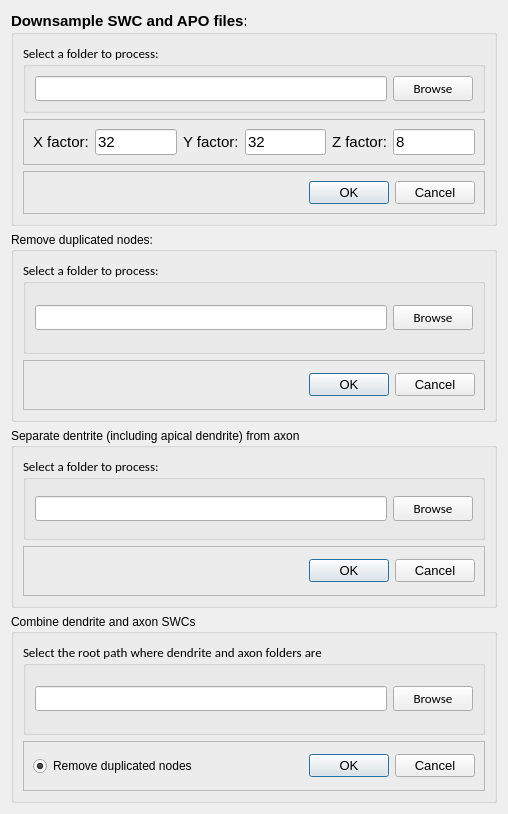
         <widget class="QWidget" name="scrollAreaWidgetContents_2">
          <property name="geometry">
           <rect>
            <x>0</x>
            <y>0</y>
            <width>508</width>
            <height>814</height>
           </rect>
          </property>
          <layout class="QVBoxLayout" name="verticalLayout_8">
           <item>
            <widget class="QGroupBox" name="groupBox_7">
             <property name="minimumSize">
              <size>
               <width>0</width>
               <height>0</height>
              </size>
             </property>
             <property name="maximumSize">
              <size>
               <width>600</width>
               <height>240</height>
              </size>
             </property>
             <property name="font">
              <font>
               <pointsize>11</pointsize>
               <weight>75</weight>
               <bold>true</bold>
              </font>
             </property>
             <property name="whatsThis">
              <string/>
             </property>
             <property name="title">
              <string>Downsample SWC and APO files:</string>
             </property>
             <property name="flat">
              <bool>false</bool>
             </property>
             <layout class="QVBoxLayout" name="verticalLayout_7">
              <item>
               <widget class="QGroupBox" name="groupBox_8">
                <property name="minimumSize">
                 <size>
                  <width>0</width>
                  <height>0</height>
                 </size>
                </property>
                <property name="maximumSize">
                 <size>
                  <width>500</width>
                  <height>100</height>
                 </size>
                </property>
                <property name="font">
                 <font>
                  <family>Calibri</family>
                  <pointsize>10</pointsize>
                  <weight>50</weight>
                  <bold>false</bold>
                 </font>
                </property>
                <property name="title">
                 <string>Select a folder to process:</string>
                </property>
                <layout class="QHBoxLayout" name="horizontalLayout_7">
                 <item>
                  <widget class="QLineEdit" name="lineEdit_4">
                   <property name="minimumSize">
                    <size>
                     <width>350</width>
                     <height>0</height>
                    </size>
                   </property>
                   <property name="maximumSize">
                    <size>
                     <width>400</width>
                     <height>16777215</height>
                    </size>
                   </property>
                   <property name="font">
                    <font>
                     <weight>50</weight>
                     <bold>false</bold>
                    </font>
                   </property>
                  </widget>
                 </item>
                 <item>
                  <widget class="QPushButton" name="pushButton_5">
                   <property name="maximumSize">
                    <size>
                     <width>80</width>
                     <height>16777215</height>
                    </size>
                   </property>
                   <property name="font">
                    <font>
                     <pointsize>10</pointsize>
                     <weight>50</weight>
                     <bold>false</bold>
                    </font>
                   </property>
                   <property name="text">
                    <string>Browse</string>
                   </property>
                  </widget>
                 </item>
                </layout>
               </widget>
              </item>
              <item>
               <widget class="QFrame" name="frame_5">
                <property name="maximumSize">
                 <size>
                  <width>16777215</width>
                  <height>50</height>
                 </size>
                </property>
                <property name="frameShape">
                 <enum>QFrame::StyledPanel</enum>
                </property>
                <property name="frameShadow">
                 <enum>QFrame::Raised</enum>
                </property>
                <layout class="QHBoxLayout" name="horizontalLayout_9">
                 <item>
                  <widget class="QLabel" name="label">
                   <property name="font">
                    <font>
                     <weight>50</weight>
                     <bold>false</bold>
                    </font>
                   </property>
                   <property name="text">
                    <string>X factor:</string>
                   </property>
                  </widget>
                 </item>
                 <item>
                  <widget class="QLineEdit" name="lineEdit_5">
                   <property name="font">
                    <font>
                     <weight>50</weight>
                     <bold>false</bold>
                    </font>
                   </property>
                   <property name="text">
                    <string>32</string>
                   </property>
                  </widget>
                 </item>
                 <item>
                  <spacer name="horizontalSpacer_5">
                   <property name="orientation">
                    <enum>Qt::Horizontal</enum>
                   </property>
                   <property name="sizeHint" stdset="0">
                    <size>
                     <width>40</width>
                     <height>20</height>
                    </size>
                   </property>
                  </spacer>
                 </item>
                 <item>
                  <widget class="QLabel" name="label_2">
                   <property name="font">
                    <font>
                     <weight>50</weight>
                     <bold>false</bold>
                    </font>
                   </property>
                   <property name="text">
                    <string>Y factor:</string>
                   </property>
                  </widget>
                 </item>
                 <item>
                  <widget class="QLineEdit" name="lineEdit_6">
                   <property name="font">
                    <font>
                     <weight>50</weight>
                     <bold>false</bold>
                    </font>
                   </property>
                   <property name="text">
                    <string>32</string>
                   </property>
                  </widget>
                 </item>
                 <item>
                  <spacer name="horizontalSpacer_6">
                   <property name="orientation">
                    <enum>Qt::Horizontal</enum>
                   </property>
                   <property name="sizeHint" stdset="0">
                    <size>
                     <width>40</width>
                     <height>20</height>
                    </size>
                   </property>
                  </spacer>
                 </item>
                 <item>
                  <widget class="QLabel" name="label_3">
                   <property name="font">
                    <font>
                     <weight>50</weight>
                     <bold>false</bold>
                    </font>
                   </property>
                   <property name="text">
                    <string>Z factor:</string>
                   </property>
                  </widget>
                 </item>
                 <item>
                  <widget class="QLineEdit" name="lineEdit_7">
                   <property name="font">
                    <font>
                     <weight>50</weight>
                     <bold>false</bold>
                    </font>
                   </property>
                   <property name="text">
                    <string>8</string>
                   </property>
                  </widget>
                 </item>
                </layout>
               </widget>
              </item>
              <item>
               <widget class="QFrame" name="frame_4">
                <property name="maximumSize">
                 <size>
                  <width>500</width>
                  <height>50</height>
                 </size>
                </property>
                <property name="frameShape">
                 <enum>QFrame::StyledPanel</enum>
                </property>
                <property name="frameShadow">
                 <enum>QFrame::Raised</enum>
                </property>
                <layout class="QHBoxLayout" name="horizontalLayout_8">
                 <item>
                  <spacer name="horizontalSpacer_4">
                   <property name="orientation">
                    <enum>Qt::Horizontal</enum>
                   </property>
                   <property name="sizeHint" stdset="0">
                    <size>
                     <width>259</width>
                     <height>20</height>
                    </size>
                   </property>
                  </spacer>
                 </item>
                 <item>
                  <widget class="QDialogButtonBox" name="buttonBox_4">
                   <property name="maximumSize">
                    <size>
                     <width>180</width>
                     <height>16777215</height>
                    </size>
                   </property>
                   <property name="font">
                    <font>
                     <pointsize>10</pointsize>
                     <weight>50</weight>
                     <bold>false</bold>
                    </font>
                   </property>
                   <property name="orientation">
                    <enum>Qt::Horizontal</enum>
                   </property>
                   <property name="standardButtons">
                    <set>QDialogButtonBox::Cancel|QDialogButtonBox::Ok</set>
                   </property>
                  </widget>
                 </item>
                </layout>
               </widget>
              </item>
             </layout>
            </widget>
           </item>
           <item>
            <widget class="QGroupBox" name="groupBox_12">
             <property name="minimumSize">
              <size>
               <width>0</width>
               <height>180</height>
              </size>
             </property>
             <property name="title">
              <string>Remove duplicated nodes:</string>
             </property>
             <layout class="QVBoxLayout" name="verticalLayout_11">
              <item>
               <widget class="QGroupBox" name="groupBox_13">
                <property name="minimumSize">
                 <size>
                  <width>0</width>
                  <height>0</height>
                 </size>
                </property>
                <property name="maximumSize">
                 <size>
                  <width>500</width>
                  <height>100</height>
                 </size>
                </property>
                <property name="font">
                 <font>
                  <family>Calibri</family>
                  <pointsize>10</pointsize>
                  <weight>50</weight>
                  <bold>false</bold>
                 </font>
                </property>
                <property name="title">
                 <string>Select a folder to process:</string>
                </property>
                <layout class="QHBoxLayout" name="horizontalLayout_17">
                 <item>
                  <widget class="QLineEdit" name="lineEdit_12">
                   <property name="minimumSize">
                    <size>
                     <width>350</width>
                     <height>0</height>
                    </size>
                   </property>
                   <property name="maximumSize">
                    <size>
                     <width>400</width>
                     <height>16777215</height>
                    </size>
                   </property>
                   <property name="font">
                    <font>
                     <weight>50</weight>
                     <bold>false</bold>
                    </font>
                   </property>
                  </widget>
                 </item>
                 <item>
                  <widget class="QPushButton" name="pushButton_9">
                   <property name="maximumSize">
                    <size>
                     <width>80</width>
                     <height>16777215</height>
                    </size>
                   </property>
                   <property name="font">
                    <font>
                     <pointsize>10</pointsize>
                     <weight>50</weight>
                     <bold>false</bold>
                    </font>
                   </property>
                   <property name="text">
                    <string>Browse</string>
                   </property>
                  </widget>
                 </item>
                </layout>
               </widget>
              </item>
              <item>
               <widget class="QFrame" name="frame_9">
                <property name="maximumSize">
                 <size>
                  <width>500</width>
                  <height>50</height>
                 </size>
                </property>
                <property name="frameShape">
                 <enum>QFrame::StyledPanel</enum>
                </property>
                <property name="frameShadow">
                 <enum>QFrame::Raised</enum>
                </property>
                <layout class="QHBoxLayout" name="horizontalLayout_15">
                 <item>
                  <spacer name="horizontalSpacer_10">
                   <property name="orientation">
                    <enum>Qt::Horizontal</enum>
                   </property>
                   <property name="sizeHint" stdset="0">
                    <size>
                     <width>259</width>
                     <height>20</height>
                    </size>
                   </property>
                  </spacer>
                 </item>
                 <item>
                  <widget class="QDialogButtonBox" name="buttonBox_7">
                   <property name="maximumSize">
                    <size>
                     <width>180</width>
                     <height>16777215</height>
                    </size>
                   </property>
                   <property name="font">
                    <font>
                     <pointsize>10</pointsize>
                     <weight>50</weight>
                     <bold>false</bold>
                    </font>
                   </property>
                   <property name="orientation">
                    <enum>Qt::Horizontal</enum>
                   </property>
                   <property name="standardButtons">
                    <set>QDialogButtonBox::Cancel|QDialogButtonBox::Ok</set>
                   </property>
                  </widget>
                 </item>
                </layout>
               </widget>
              </item>
             </layout>
            </widget>
           </item>
           <item>
            <widget class="QGroupBox" name="groupBox_5">
             <property name="maximumSize">
              <size>
               <width>16777215</width>
               <height>180</height>
              </size>
             </property>
             <property name="title">
              <string>Separate dentrite (including apical dendrite) from axon</string>
             </property>
             <layout class="QVBoxLayout" name="verticalLayout_4">
              <item>
               <widget class="QGroupBox" name="groupBox_10">
                <property name="minimumSize">
                 <size>
                  <width>0</width>
                  <height>0</height>
                 </size>
                </property>
                <property name="maximumSize">
                 <size>
                  <width>500</width>
                  <height>100</height>
                 </size>
                </property>
                <property name="font">
                 <font>
                  <family>Calibri</family>
                  <pointsize>10</pointsize>
                  <weight>50</weight>
                  <bold>false</bold>
                 </font>
                </property>
                <property name="title">
                 <string>Select a folder to process:</string>
                </property>
                <layout class="QHBoxLayout" name="horizontalLayout_12">
                 <item>
                  <widget class="QLineEdit" name="lineEdit_10">
                   <property name="minimumSize">
                    <size>
                     <width>350</width>
                     <height>0</height>
                    </size>
                   </property>
                   <property name="maximumSize">
                    <size>
                     <width>400</width>
                     <height>16777215</height>
                    </size>
                   </property>
                   <property name="font">
                    <font>
                     <weight>50</weight>
                     <bold>false</bold>
                    </font>
                   </property>
                  </widget>
                 </item>
                 <item>
                  <widget class="QPushButton" name="pushButton_7">
                   <property name="maximumSize">
                    <size>
                     <width>80</width>
                     <height>16777215</height>
                    </size>
                   </property>
                   <property name="font">
                    <font>
                     <pointsize>10</pointsize>
                     <weight>50</weight>
                     <bold>false</bold>
                    </font>
                   </property>
                   <property name="text">
                    <string>Browse</string>
                   </property>
                  </widget>
                 </item>
                </layout>
               </widget>
              </item>
              <item>
               <widget class="QFrame" name="frame_7">
                <property name="maximumSize">
                 <size>
                  <width>500</width>
                  <height>50</height>
                 </size>
                </property>
                <property name="frameShape">
                 <enum>QFrame::StyledPanel</enum>
                </property>
                <property name="frameShadow">
                 <enum>QFrame::Raised</enum>
                </property>
                <layout class="QHBoxLayout" name="horizontalLayout_13">
                 <item>
                  <spacer name="horizontalSpacer_8">
                   <property name="orientation">
                    <enum>Qt::Horizontal</enum>
                   </property>
                   <property name="sizeHint" stdset="0">
                    <size>
                     <width>259</width>
                     <height>20</height>
                    </size>
                   </property>
                  </spacer>
                 </item>
                 <item>
                  <widget class="QDialogButtonBox" name="buttonBox_5">
                   <property name="maximumSize">
                    <size>
                     <width>180</width>
                     <height>16777215</height>
                    </size>
                   </property>
                   <property name="font">
                    <font>
                     <pointsize>10</pointsize>
                     <weight>50</weight>
                     <bold>false</bold>
                    </font>
                   </property>
                   <property name="orientation">
                    <enum>Qt::Horizontal</enum>
                   </property>
                   <property name="standardButtons">
                    <set>QDialogButtonBox::Cancel|QDialogButtonBox::Ok</set>
                   </property>
                  </widget>
                 </item>
                </layout>
               </widget>
              </item>
             </layout>
            </widget>
           </item>
           <item>
            <widget class="QGroupBox" name="groupBox_6">
             <property name="maximumSize">
              <size>
               <width>16777215</width>
               <height>255</height>
              </size>
             </property>
             <property name="title">
              <string>Combine dendrite and axon SWCs</string>
             </property>
             <layout class="QVBoxLayout" name="verticalLayout_10">
              <item>
               <widget class="QGroupBox" name="groupBox_11">
                <property name="minimumSize">
                 <size>
                  <width>0</width>
                  <height>0</height>
                 </size>
                </property>
                <property name="maximumSize">
                 <size>
                  <width>500</width>
                  <height>100</height>
                 </size>
                </property>
                <property name="font">
                 <font>
                  <family>Calibri</family>
                  <pointsize>10</pointsize>
                  <weight>50</weight>
                  <bold>false</bold>
                 </font>
                </property>
                <property name="title">
                 <string>Select the root path where dendrite and axon folders are</string>
                </property>
                <layout class="QHBoxLayout" name="horizontalLayout_14">
                 <item>
                  <widget class="QLineEdit" name="lineEdit_11">
                   <property name="minimumSize">
                    <size>
                     <width>350</width>
                     <height>0</height>
                    </size>
                   </property>
                   <property name="maximumSize">
                    <size>
                     <width>400</width>
                     <height>16777215</height>
                    </size>
                   </property>
                   <property name="font">
                    <font>
                     <weight>50</weight>
                     <bold>false</bold>
                    </font>
                   </property>
                  </widget>
                 </item>
                 <item>
                  <widget class="QPushButton" name="pushButton_8">
                   <property name="maximumSize">
                    <size>
                     <width>80</width>
                     <height>16777215</height>
                    </size>
                   </property>
                   <property name="font">
                    <font>
                     <pointsize>10</pointsize>
                     <weight>50</weight>
                     <bold>false</bold>
                    </font>
                   </property>
                   <property name="text">
                    <string>Browse</string>
                   </property>
                  </widget>
                 </item>
                </layout>
               </widget>
              </item>
              <item>
               <widget class="QFrame" name="frame_8">
                <property name="maximumSize">
                 <size>
                  <width>500</width>
                  <height>50</height>
                 </size>
                </property>
                <property name="frameShape">
                 <enum>QFrame::StyledPanel</enum>
                </property>
                <property name="frameShadow">
                 <enum>QFrame::Raised</enum>
                </property>
                <layout class="QHBoxLayout" name="horizontalLayout_16">
                 <item>
                  <widget class="QRadioButton" name="radioButton_2">
                   <property name="font">
                    <font>
                     <weight>50</weight>
                     <bold>false</bold>
                    </font>
                   </property>
                   <property name="text">
                    <string>Remove duplicated nodes</string>
                   </property>
                   <property name="checked">
                    <bool>true</bool>
                   </property>
                  </widget>
                 </item>
                 <item>
                  <spacer name="horizontalSpacer_9">
                   <property name="orientation">
                    <enum>Qt::Horizontal</enum>
                   </property>
                   <property name="sizeHint" stdset="0">
                    <size>
                     <width>259</width>
                     <height>20</height>
                    </size>
                   </property>
                  </spacer>
                 </item>
                 <item>
                  <widget class="QDialogButtonBox" name="buttonBox_6">
                   <property name="maximumSize">
                    <size>
                     <width>180</width>
                     <height>16777215</height>
                    </size>
                   </property>
                   <property name="font">
                    <font>
                     <pointsize>10</pointsize>
                     <weight>50</weight>
                     <bold>false</bold>
                    </font>
                   </property>
                   <property name="orientation">
                    <enum>Qt::Horizontal</enum>
                   </property>
                   <property name="standardButtons">
                    <set>QDialogButtonBox::Cancel|QDialogButtonBox::Ok</set>
                   </property>
                  </widget>
                 </item>
                </layout>
               </widget>
              </item>
             </layout>
            </widget>
           </item>
          </layout>
         </widget>
